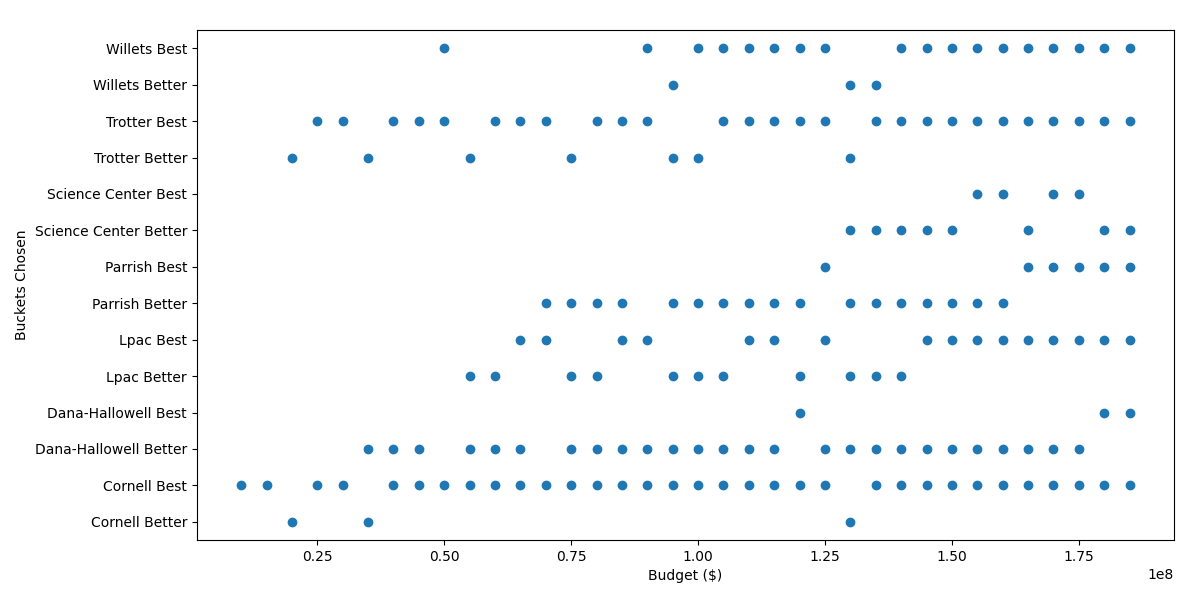

Generate this figure with Python:
import numpy as np
import seaborn as sns
import matplotlib.pyplot as plt
def plot(outputs, profits, budgets, ylabel=None):
    # figure, axis = plt.subplots(1, 1)
    # figure, axes = plt.figure(figsize=(10, 5))

    # plot cost savings vs budget (dollars saved (per unit time) as a function of budget)
    # axis[0, 0].plot(budgets, profits)
    # axis[0, 0].set_title("Annual Energy Cost vs Minimum Spending")

    # plot energy savings vs budget (BTUS saved (per unit time) as a function of budget)
    # axis[0, 1].plot(budgets, profits / cost_per_btu)
    # axis[0, 1].set_title("Energy Savings vs Budget")

    # plot chosen upgrades vs budget (upgrades chosen as a function of budget)
    budget_idx, bucket_numbers = np.where(outputs == 1)
    x_coordinates = [budgets[i] for i in budget_idx]
    # print(len(x_coordinates), len(rows), len(budgets), len(cols))
    # plt.xticks(ticks=budgets, rotation=90)  # force all ticks (warning: will clutter)

    plt.figure(figsize=(12, 6))
    # sns.heatmap(outputs, cmap="Greys", cbar=False)

    plt.xlabel("Budget ($)")
    plt.ylabel("Buckets Chosen")

    if ylabel:
        plt.yticks(ticks=np.arange(len(ylabel)) , labels=ylabel)
        plt.tight_layout()
        plt.subplots_adjust(bottom=0.1, top=0.95)
        plt.ylim(-0.5, len(ylabel) - 0.5)

        # plt.subplots_adjust(left=0.1)  


    plt.scatter(x_coordinates, bucket_numbers)

    # plt.show()
    plt.savefig('plot.png')